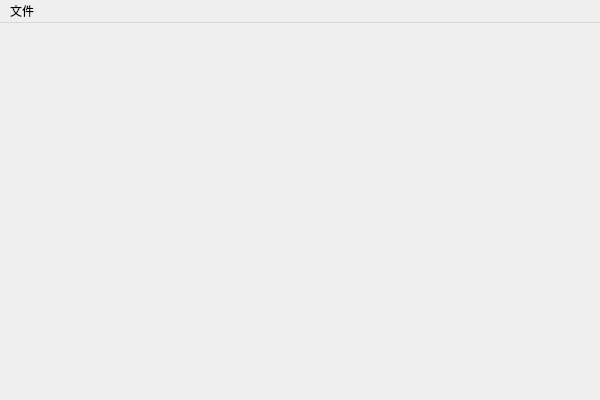
<?xml version="1.0" encoding="UTF-8"?>
<ui version="4.0">
 <class>ePrescriptionClass</class>
 <widget class="QMainWindow" name="ePrescriptionClass">
  <property name="geometry">
   <rect>
    <x>0</x>
    <y>0</y>
    <width>600</width>
    <height>400</height>
   </rect>
  </property>
  <property name="windowTitle">
   <string>ePrescription</string>
  </property>
  <widget class="QWidget" name="centralWidget"/>
  <widget class="QMenuBar" name="menuBar">
   <property name="geometry">
    <rect>
     <x>0</x>
     <y>0</y>
     <width>600</width>
     <height>26</height>
    </rect>
   </property>
   <widget class="QMenu" name="menu">
    <property name="title">
     <string>文件</string>
    </property>
    <addaction name="m_actionNew"/>
    <addaction name="m_actionPrint"/>
   </widget>
   <addaction name="menu"/>
  </widget>
  <action name="m_actionNew">
   <property name="text">
    <string>新建</string>
   </property>
  </action>
  <action name="m_actionPrint">
   <property name="text">
    <string>打印</string>
   </property>
  </action>
 </widget>
 <layoutdefault spacing="6" margin="11"/>
 <resources>
  <include location="eprescription.qrc"/>
 </resources>
 <connections/>
</ui>
